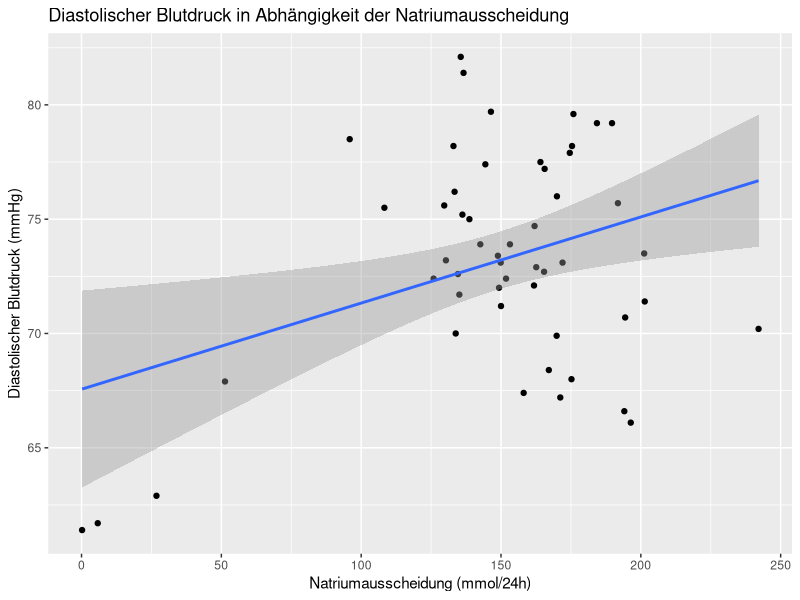
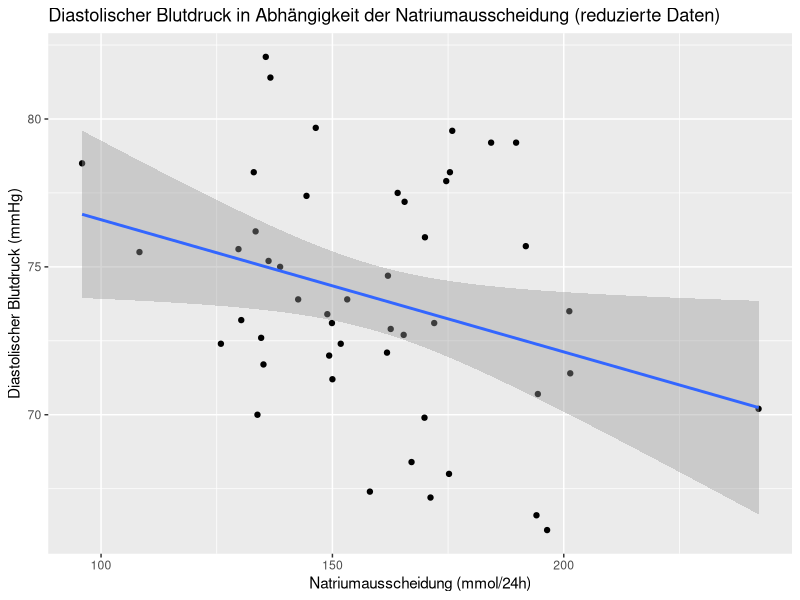
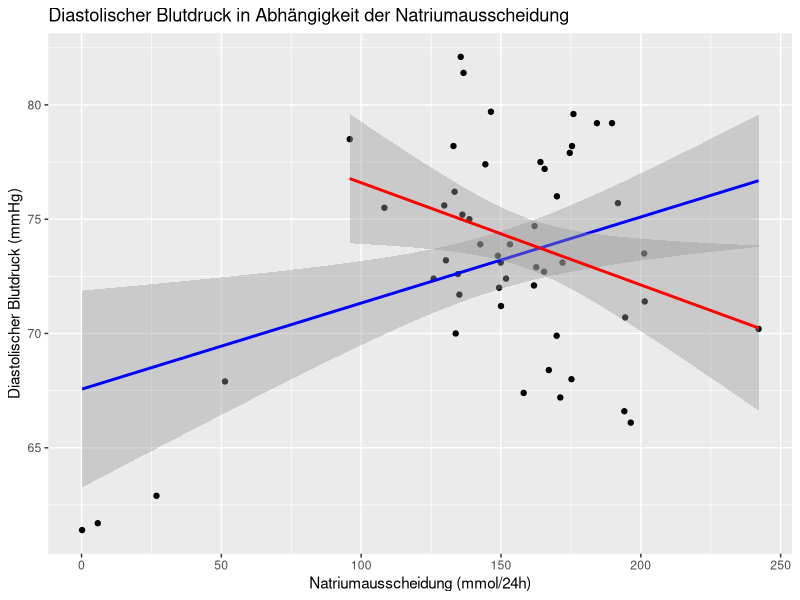
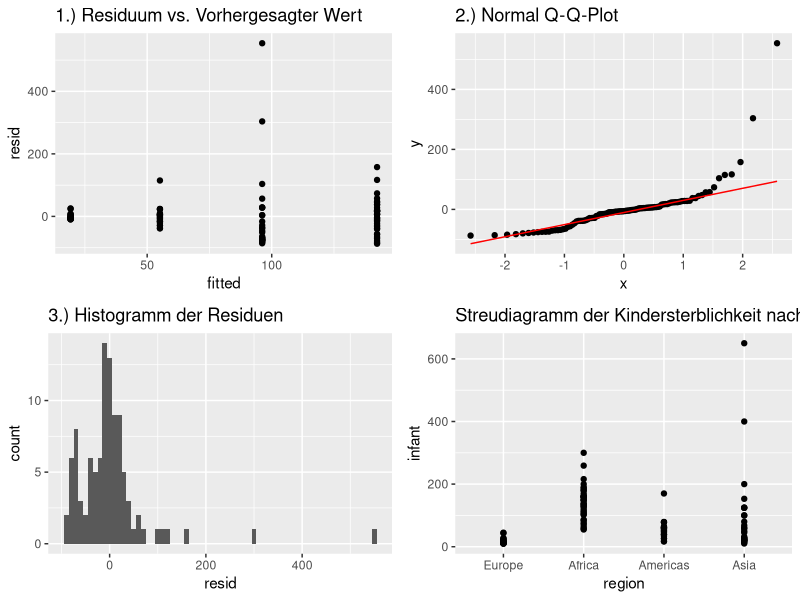
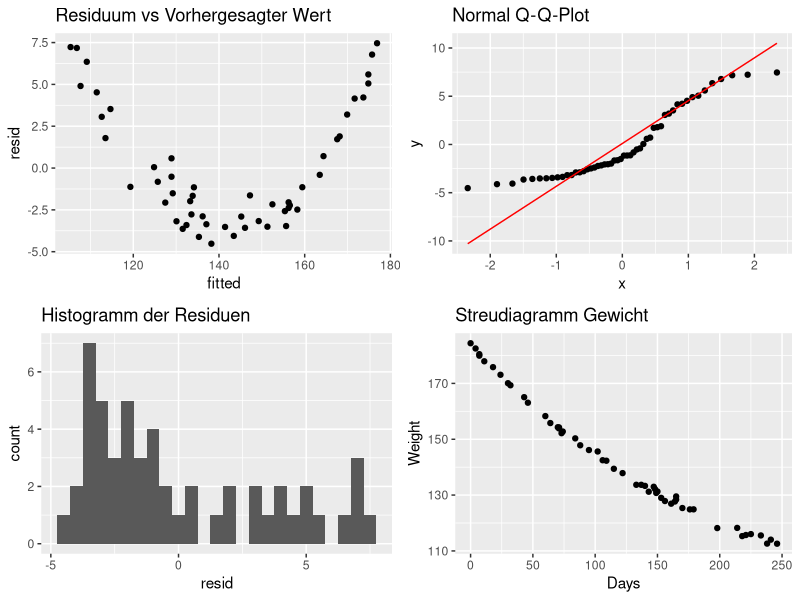
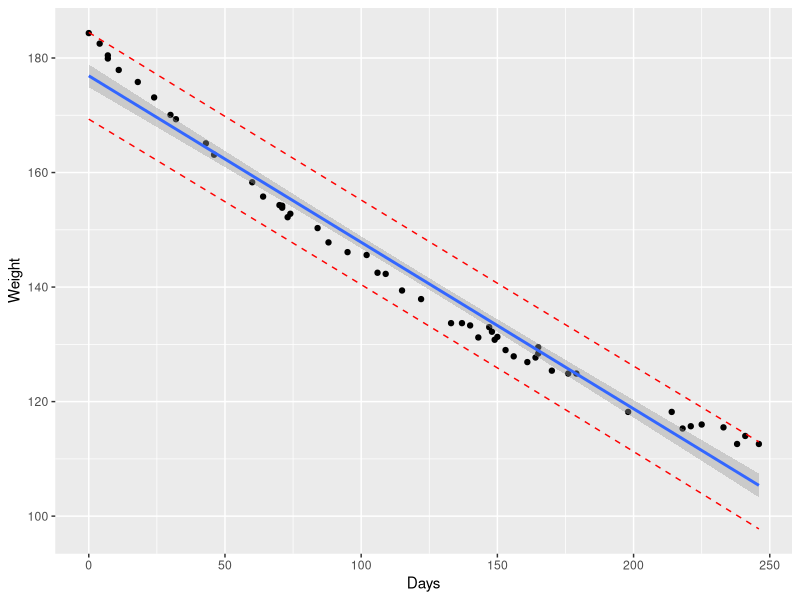
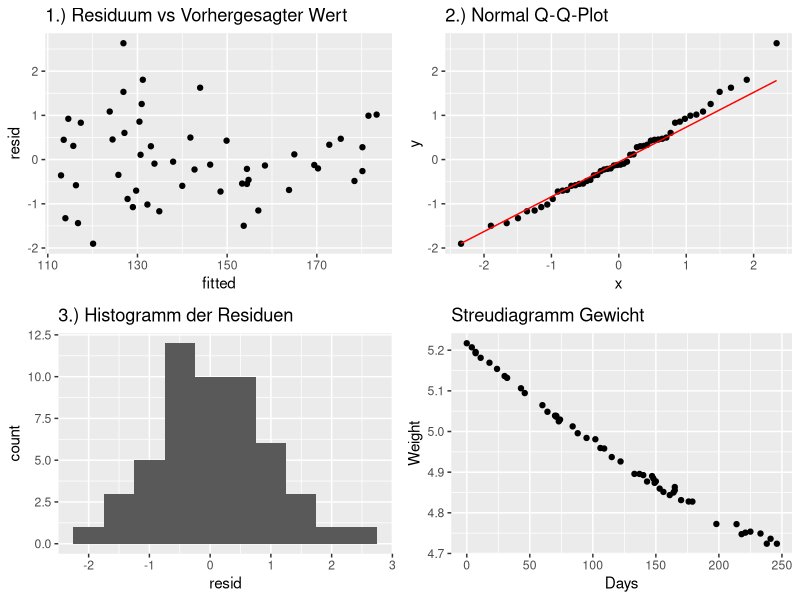
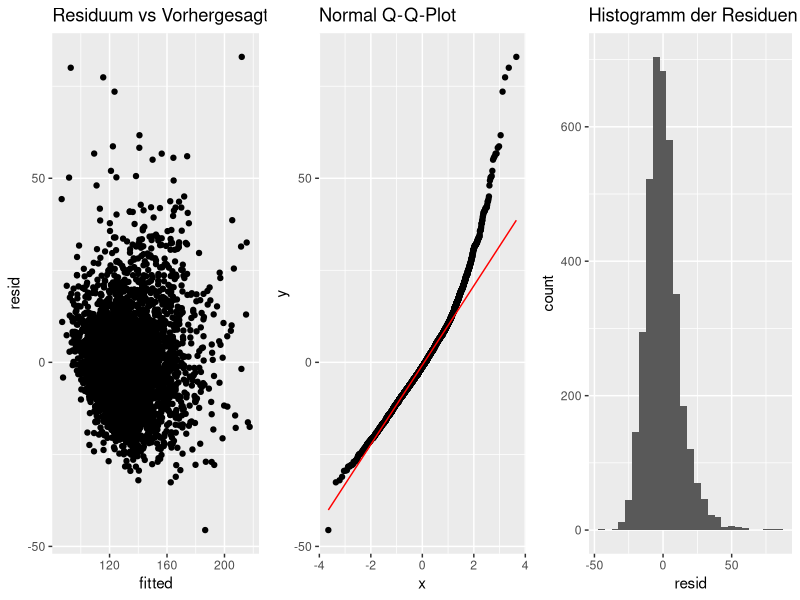

The R source for these figures, in order:
## ---- chunk 1
# import intersalt data
intersalt <- read.csv("intersalt.csv", sep = ";", dec = ",")

# summary of intersalt data
str(intersalt)

# first model (all data points)
model_1 <- lm(bp ~ na, data = intersalt)

# sort data by na
intersalt_sorted <- intersalt[order(intersalt$na),]

# new data set without the 4 smallest na values
intersalt_m2 <- intersalt_sorted[-c(1:4),]

# second model (without 4 smallest na values)
model_2 <- lm(bp ~ na, data = intersalt_m2)

# head of intersalt data
head(intersalt)

# mean of intersalt$na
mean(intersalt$na)

# 
## ---- chunk 2
# summary and confidence interval for model_1
summary(model_1)
confint(model_1)
## ---- chunk 3
# regression plot for model_1
library(ggplot2)
ggplot(intersalt, aes(x = na, y = bp)) +
  geom_point() +
  geom_smooth(method = "lm", se = TRUE) +
  labs(title = "Diastolischer Blutdruck in Abhängigkeit der Natriumausscheidung",
       x = "Natriumausscheidung (mmol/24h)",
       y = "Diastolischer Blutdruck (mmHg)")

## ---- chunk 4
# summary and confidence interval for model_2
summary(model_2)
confint(model_2)

## ---- chunk 5
# regression plot for model_2
ggplot(intersalt_m2, aes(x = na, y = bp)) +
  geom_point() +
  geom_smooth(method = "lm", se = TRUE) +
  labs(title = "Diastolischer Blutdruck in Abhängigkeit der Natriumausscheidung (reduzierte Daten)",
       x = "Natriumausscheidung (mmol/24h)",
       y = "Diastolischer Blutdruck (mmHg)")
## ---- chunk 6
# graphical comparison of both models
ggplot(intersalt, aes(x = na, y = bp)) +
  geom_point() +
  geom_smooth(method = "lm", se = TRUE, color = "blue") +
  geom_smooth(data = intersalt_m2, method = "lm", se = TRUE, color = "red") +
  labs(title = "Diastolischer Blutdruck in Abhängigkeit der Natriumausscheidung",
       x = "Natriumausscheidung (mmol/24h)",
       y = "Diastolischer Blutdruck (mmHg)",
       color = "Model") +
  scale_color_manual(values = c("blue", "red"))
## ---- chunk 7
# Import the data
data <- read.csv2("infant.csv")

# Convert the region variable to a factor
data$region <- as.factor(data$region)

# Set "Europe" as the reference level for the region variable
data$region <- relevel(data$region, ref = "Europe")

# Fit a linear model with infant as a function of region
model <- lm(infant ~ region, data = data)

# Print the model equation and 95% confidence intervals
summary(model)
confint(model, level=0.95)
## ---- chunk 8
# Interpret the significance of the results

# The p-value for each term tests the null hypothesis that the coefficient is equal to zero (no effect).
# A low p-value (< 0.05) indicates that you can reject the null hypothesis.

# Assess the quality of the model and perform a residual analysis
#par(mfrow=c(2,2))
#plot(model)

# Convert model's data to a data frame
model_data <- data[complete.cases(data), ]  # remove rows with missing values
df <- data.frame(resid = resid(model), fitted = fitted(model),
                 region = model_data$region, infant = model_data$infant)

# Load ggplot2
library(ggplot2)

# plots of residual analysis
# 1. Residuals vs Fitted
p1 <- ggplot(df, aes(fitted, resid)) +
  geom_point() +
  #geom_smooth(se = FALSE) +
  ggtitle("1.) Residuum vs. Vorhergesagter Wert")

# 2. Normal Q-Q
p2 <- ggplot(df, aes(sample = resid)) +
  stat_qq() +
  stat_qq_line(colour = "red") +
  ggtitle("2.) Normal Q-Q-Plot")

# 3. Histogram of residuals
p3 <- ggplot(df, aes(x=resid)) +
  geom_histogram(binwidth = 10) +
  ggtitle("3.) Histogramm der Residuen")

# 4. Scatter Plot
p4 <- ggplot(df, aes(x=region, y=infant)) +
  geom_jitter(width=0.0) +
  ggtitle("Streudiagramm der Kindersterblichkeit nach Region")

# Load gridExtra
library(gridExtra)

# Arrange the plots in a 4x1 grid
grid.arrange(p1, p2, p3, p4, nrow = 2)

## ---- chunk 9
# Get the model coefficients and their confidence intervals
coef <- coef(model)
conf_int <- confint(model)
names(coef(model))

# Calculate the infant mortality rate for Europe
europe_coef <- coef["(Intercept)"]
europe_conf_int <- conf_int["(Intercept)", ]

# Calculate the infant mortality rate for Africa
africa_coef <- coef["regionAfrica"]
africa_conf_int <- conf_int["regionAfrica", ]

# Print the results
cat("Europa:\n")
cat("Anzahl: ", europe_coef, "\n")
cat("95% KI: ", europe_conf_int, "\n")

cat("Afrika:\n")
cat("Anzahl: ", africa_coef+europe_coef, "\n")
cat("95% KI: ", africa_conf_int+europe_coef, "\n")
## ---- chunk 10
library(readxl)
# import the data
data <- read_excel("wtloss.xlsx")

# fit a linear model
model <- lm(Weight ~ Days, data = data)

# print the model equation and 95% confidence intervals
summary(model)
confint(model, level=0.95)
## ---- chunk 11
# Convert model's data to a data frame
model_data <- data[complete.cases(data), ]  # remove rows with missing values
df <- data.frame(resid = resid(model), fitted = fitted(model),
                 Weight = model_data$Weight, Days = model_data$Days)

# Load ggplot2
library(ggplot2)

# Create the four diagnostic plots
# 1. Residuals vs Fitted
p1 <- ggplot(df, aes(fitted, resid)) +
  geom_point() +
  #geom_smooth(se = FALSE) +
  ggtitle("Residuum vs Vorhergesagter Wert")

# 2. Normal Q-Q
p2 <- ggplot(df, aes(sample = resid)) +
  stat_qq() +
  stat_qq_line(colour = "red") +
  ggtitle("Normal Q-Q-Plot")

# 3. Histogram of residuals
p3 <- ggplot(df, aes(x=resid)) +
  geom_histogram(binwidth = 0.5) +
  ggtitle("Histogramm der Residuen")

# 4. Scatter Plot
p4 <- ggplot(df, aes(x=Days, y=Weight)) +
  geom_jitter(width=0.0) +
  ggtitle("Streudiagramm Gewicht")

# Load gridExtra
library(gridExtra)

# Arrange the plots in a 4x1 grid
grid.arrange(p1, p2, p3, p4, nrow = 2)
## ---- chunk 12
# 1. Add predictions 
pred.int <- predict(model, interval = "prediction")
mydata <- cbind(data, pred.int)
# 2. Regression line + confidence intervals
library("ggplot2")
p <- ggplot(mydata, aes(x=Days, y=Weight)) +
  geom_point() +
  stat_smooth(method = lm)
# 3. Add prediction intervals
p + geom_line(aes(y = lwr), color = "red", linetype = "dashed")+
    geom_line(aes(y = upr), color = "red", linetype = "dashed")
## ---- chunk 13
# Load necessary library
library(caret)

# Drop the first row to avoid singularity in logarithmic model
new_data <- data[-1, ]

# Fit different types of models
linear_model <- lm(Weight ~ Days, data = data)
logarithmic_model <- lm(Weight ~ log(Days), data = new_data)
quadratic_model <- lm(Weight ~ poly(Days, 2), data = data)
cubic_model <- lm(Weight ~ poly(Days, 3), data = data)
fifth_order_model <- lm(Weight ~ poly(Days, 5), data = data)

# List of models
models <- list(linear_model, logarithmic_model, quadratic_model, cubic_model, fifth_order_model)

# Calculate R^2 and RMSE for each model
for (model in models) {
  # output title of model
  cat(paste("Model: ", deparse(model$call), "\n"))
  print(summary(model)$r.squared) # R^2
  print(summary(model)$adj.r.squared) # Adjusted R^2
  print(sqrt(mean(resid(model)^2))) # RMSE
  cat("\n")
}
## ---- chunk 14

# Calculate the logarithm of a column and overwrite the old values
log_data = data
log_data$Weight <- log(data$Weight)

# Convert model's data to a data frame
model_data <- data[complete.cases(data), ]  # remove rows with missing values
df <- data.frame(resid = resid(models[[3]]), fitted = fitted(models[[3]]),
                 Weight = log_data$Weight, Days = log_data$Days)

# Load ggplot2
library(ggplot2)

# Create the four diagnostic plots
# 1. Residuals vs Fitted
p1 <- ggplot(df, aes(fitted, resid)) +
  geom_point() +
  #geom_smooth(se = FALSE) +
  ggtitle("1.) Residuum vs Vorhergesagter Wert")

# 2. Normal Q-Q
p2 <- ggplot(df, aes(sample = resid)) +
  stat_qq() +
  stat_qq_line(colour = "red") +
  ggtitle("2.) Normal Q-Q-Plot")

# 3. Histogram of residuals
p3 <- ggplot(df, aes(x=resid)) +
  geom_histogram(binwidth = 0.5) +
  ggtitle("3.) Histogramm der Residuen")

# 4. Scatter Plot
p4 <- ggplot(df, aes(x=Days, y=Weight)) +
  geom_jitter(width=0.0) +
  ggtitle("Streudiagramm Gewicht")

# Load gridExtra
library(gridExtra)

# Arrange the plots in a 4x1 grid
grid.arrange(p1, p2, p3, p4, nrow = 2)
## ---- chunk 15
# Define new data frame with the single x value
new_data <- data.frame(Days = c(30,200))

# Calculate predicted y value with confidence interval
confidence_interval <- predict(models[[1]], newdata = new_data, interval = "confidence")

# Calculate predicted y value with prediction interval
prediction_interval <- predict(models[[1]], newdata = new_data, interval = "prediction")

# Print the results
print(confidence_interval)
print(prediction_interval)
## ---- chunk 16
# Define new data frame with the single x value
new_data <- data.frame(Days = c(30,200))

# Calculate predicted y value with confidence interval
confidence_interval <- predict(models[[3]], newdata = new_data, interval = "confidence")

# Calculate predicted y value with prediction interval
prediction_interval <- predict(models[[3]], newdata = new_data, interval = "prediction")

# Print the results
print(confidence_interval)
print(prediction_interval)
## ---- chunk 17
# Import the data
# Load necessary library
library(haven)

# Read in .sav file
data <- read_spss("Framingham.sav")

# check for missing values
sum(is.na(data))

# show rows with missing values
na_rows <- data[!complete.cases(data), ]

# Remove rows with missing values
data <- data[complete.cases(data), ]

# Fit a multivariate linear regression model with all variables
max_model <- lm(sysbp ~ ., data = data)

summary(max_model)

# Calculate confidence intervals for each variable
#conf_intervals <- confint(model,level=0.95)
#print(conf_intervals)

# Extract coefficients
coefficients <- coef(max_model)

# Calculate confidence intervals
conf_intervals <- confint(max_model, level = 0.95)

# Print coefficients and their confidence intervals
for (i in 1:length(coefficients)) {
  cat(names(coefficients)[i], ": ", coefficients[i], ", CI: [", conf_intervals[i, 1], ", ", conf_intervals[i, 2], "]\n")
}
## ---- chunk 18
# analyse multicollinearity
library(car)
vif(max_model)

## ---- chunk 19
# Import the data
# Load necessary library
library(haven)

# Read in .sav file
data <- read_spss("Framingham.sav")

# Convert the educ variable to a factor
data$educ <- as.factor(data$educ)

# Set "1" as the reference level for the educ variable
data$educ <- relevel(data$educ, ref = "1")

# Convert the sex variable to a factor
data$sex <- as.factor(data$sex)

# Set "1" as the reference level for the educ variable
data$sex <- relevel(data$sex, ref = "1")

# Convert the cursmoke variable to a factor
data$cursmoke <- as.factor(data$cursmoke)

# Set "0" as the reference level for the cursmoke variable
data$cursmoke <- relevel(data$cursmoke, ref = "0")

# Convert the bpmeds variable to a factor
data$bpmeds <- as.factor(data$bpmeds)

# Set "0" as the reference level for the bpmeds variable
data$bpmeds <- relevel(data$bpmeds, ref = "0")

# Convert the diabetes variable to a factor
data$diabetes <- as.factor(data$diabetes)

# Set "0" as the reference level for the diabetes variable
data$diabetes <- relevel(data$diabetes, ref = "0")

model <- lm(sysbp ~ sex + age + educ + cursmoke + cigpday + bpmeds + totchol + diabp + bmi + diabetes + heartrte + glucose, data = data)

summary(model)

# Extract coefficients
coefficients <- coef(model)

# Calculate confidence intervals
conf_intervals <- confint(model, level = 0.95)

# Print coefficients and their confidence intervals
for (i in 1:length(coefficients)) {
  cat(names(coefficients)[i], ": ", coefficients[i], ", CI: [", conf_intervals[i, 1], ", ", conf_intervals[i, 2], "]\n")
}
## ---- chunk 20
# Convert model's data to a data frame
model_data <- data[complete.cases(data), ]  # remove rows with missing values
df <- data.frame(resid = resid(model), fitted = fitted(model),
                 sysbp = model_data$sysbp, sex = model_data$sex, age = model_data$age, educ = model_data$educ, cursmoke = model_data$cursmoke, cigpday = model_data$cigpday, bpmeds = model_data$bpmeds, totchol = model_data$totchol, diabp = model_data$diabp, bmi = model_data$bmi, diabetes = model_data$diabetes, heartrte = model_data$heartrte, glucose = model_data$glucose)

# Load ggplot2
library(ggplot2)

# Create a function to generate scatter plots
scatter_plot <- function(df, x_var, y_var = "sysbp", title) {
  ggplot(df, aes_string(x = x_var, y = y_var)) +
    geom_jitter(width = 0.0) +
    ggtitle(title)
}

# Create the four diagnostic plots
p1 <- ggplot(df, aes(fitted, resid)) +
  geom_point() +
  ggtitle("Residuum vs Vorhergesagter Wert")

p2 <- ggplot(df, aes(sample = resid)) +
  stat_qq() +
  stat_qq_line(colour = "red") +
  ggtitle("Normal Q-Q-Plot")

p3 <- ggplot(df, aes(x=resid)) +
  geom_histogram(binwidth = 5) +
  ggtitle("Histogramm der Residuen")

# Create scatter plots using the function
p4 <- scatter_plot(df, "sex", title = "Geschlecht")
p5 <- scatter_plot(df, "educ", title = "Bildung")
p6 <- scatter_plot(df, "cursmoke", title = "Raucher")
p7 <- scatter_plot(df, "cigpday", title = "Zigaretten")
p8 <- scatter_plot(df, "bmi", title = "BMI")
p9 <- scatter_plot(df, "bpmeds", title = "Blutdrucksenker")
p10 <- scatter_plot(df, "totchol", title = "Cholesterol")
p11 <- scatter_plot(df, "diabp", title = "Diast. Blutdruck")
p12 <- scatter_plot(df, "diabetes", title = "Diabetes")
p13 <- scatter_plot(df, "heartrte", title = "Herzrate")
p14 <- scatter_plot(df, "glucose", title = "Glukose")

# Arrange the plots
grid.arrange(p1, p2, p3, nrow = 1)
grid.arrange(p7, p8, p10, p11, p13, p14, nrow = 2)
grid.arrange(p4, p5, p6, p9, p12, nrow = 2)
## ---- chunk 21
# Create a new data frame that contains the person's profile
new_data <- data.frame(
  sex = factor("2", levels = c("1","2")), # Female
  age = 50,
  educ = factor("2", levels = c("1","2","3","4")), # High School
  cursmoke = factor("1", levels = c("0","1")), # Yes
  cigpday = 8,
  bpmeds = factor("0", levels = c("0","1")), # No
  totchol = 220,
  diabp = 85,
  bmi = 30,
  diabetes = factor("0", levels = c("0","1")), # No
  heartrte = 90,
  glucose = 90
)

# Predict the systolic blood pressure
predicted_sysbp <- predict(model, newdata = new_data)

print(predicted_sysbp)

# Get the confidence interval for the predicted value
predicted_sysbp_conf_int <- predict(model, newdata = new_data, interval = "confidence")
print(predicted_sysbp_conf_int)

# Get the prediction interval for the predicted value
predicted_sysbp_pred_int <- predict(model, newdata = new_data, interval = "prediction")
print(predicted_sysbp_pred_int)
